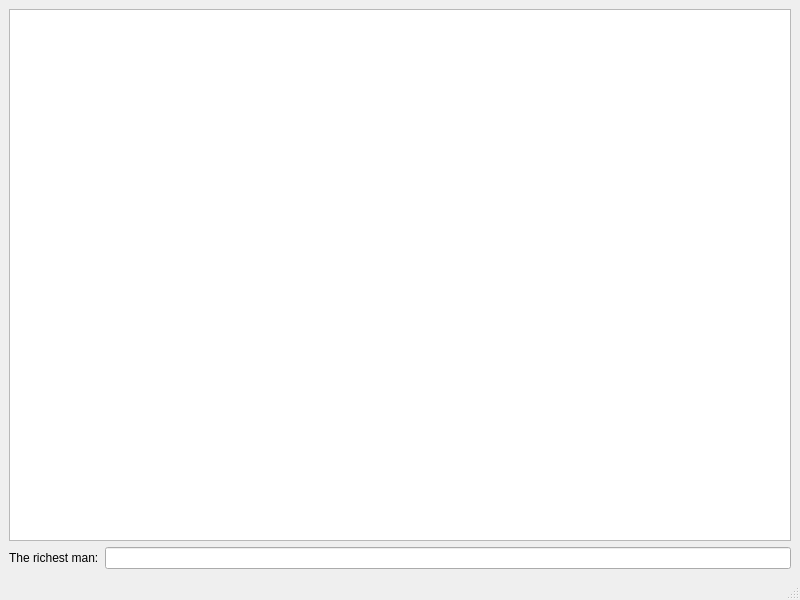
<?xml version="1.0" encoding="UTF-8"?>
<ui version="4.0">
 <class>MainWindow</class>
 <widget class="QMainWindow" name="MainWindow">
  <property name="geometry">
   <rect>
    <x>0</x>
    <y>0</y>
    <width>800</width>
    <height>600</height>
   </rect>
  </property>
  <property name="windowTitle">
   <string>MainWindow</string>
  </property>
  <widget class="QWidget" name="centralwidget">
   <layout class="QGridLayout" name="gridLayout">
    <item row="0" column="0" colspan="2">
     <widget class="QTableWidget" name="forbesTable"/>
    </item>
    <item row="1" column="0">
     <widget class="QLabel" name="richestParticipantLabel">
      <property name="text">
       <string>The richest man:</string>
      </property>
     </widget>
    </item>
    <item row="1" column="1">
     <widget class="QLineEdit" name="richestParticipantLineEdit"/>
    </item>
   </layout>
  </widget>
  <widget class="QMenuBar" name="menubar">
   <property name="geometry">
    <rect>
     <x>0</x>
     <y>0</y>
     <width>800</width>
     <height>21</height>
    </rect>
   </property>
  </widget>
  <widget class="QStatusBar" name="statusbar"/>
 </widget>
 <resources/>
 <connections/>
</ui>
